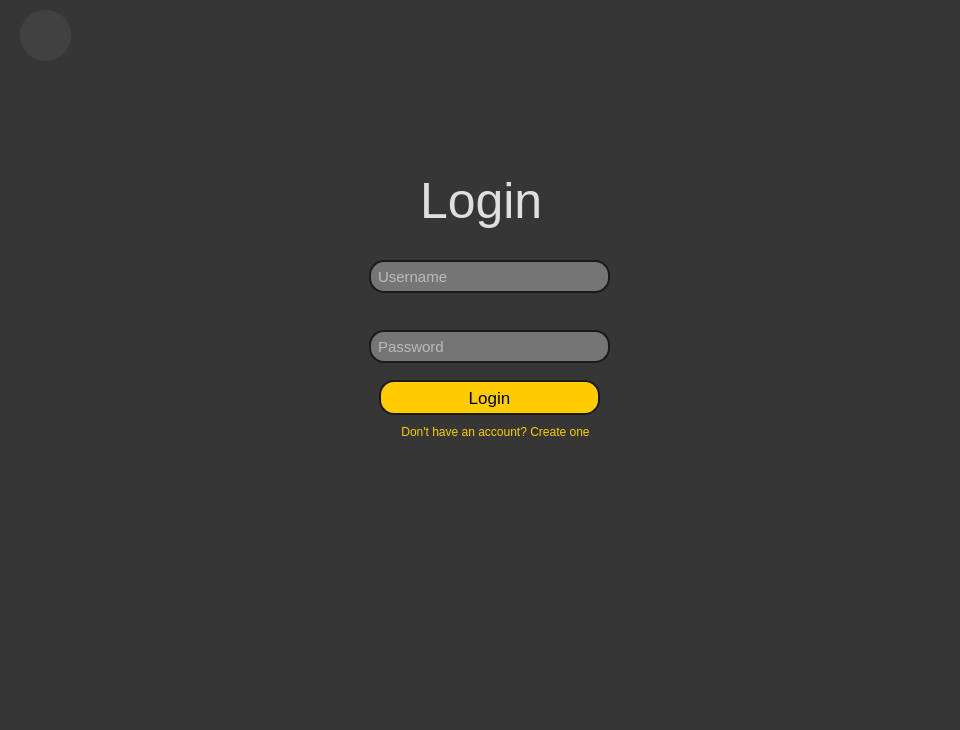
<?xml version="1.0" encoding="UTF-8"?>
<ui version="4.0">
 <class>Login</class>
 <widget class="QDialog" name="Login">
  <property name="geometry">
   <rect>
    <x>0</x>
    <y>0</y>
    <width>960</width>
    <height>730</height>
   </rect>
  </property>
  <property name="windowTitle">
   <string>Login</string>
  </property>
  <property name="styleSheet">
   <string notr="true">background-color: rgb(54, 54, 54);</string>
  </property>
  <widget class="QLabel" name="label">
   <property name="geometry">
    <rect>
     <x>420</x>
     <y>170</y>
     <width>121</width>
     <height>61</height>
    </rect>
   </property>
   <property name="styleSheet">
    <string notr="true">color: rgb(223, 223, 223);
font-size:50px;</string>
   </property>
   <property name="text">
    <string>Login</string>
   </property>
  </widget>
  <widget class="QLineEdit" name="username">
   <property name="geometry">
    <rect>
     <x>369</x>
     <y>260</y>
     <width>241</width>
     <height>33</height>
    </rect>
   </property>
   <property name="styleSheet">
    <string notr="true">padding:5px;
border:2px solid rgb(26, 26, 26);
border-radius:15px;
font-size:15px;
color: rgb(255, 255, 255);
background-color: rgb(117, 117, 117);</string>
   </property>
   <property name="inputMask">
    <string/>
   </property>
   <property name="text">
    <string/>
   </property>
   <property name="placeholderText">
    <string>Username</string>
   </property>
  </widget>
  <widget class="QLineEdit" name="password">
   <property name="geometry">
    <rect>
     <x>369</x>
     <y>330</y>
     <width>241</width>
     <height>33</height>
    </rect>
   </property>
   <property name="styleSheet">
    <string notr="true">padding:5px;
background-color: rgb(117, 117, 117);
color: rgb(255, 255, 255);
border:2px solid rgb(26, 26, 26);
border-radius:15px;
font-size:15px;</string>
   </property>
   <property name="echoMode">
    <enum>QLineEdit::Password</enum>
   </property>
   <property name="placeholderText">
    <string>Password</string>
   </property>
  </widget>
  <widget class="QPushButton" name="loginbutton">
   <property name="geometry">
    <rect>
     <x>379</x>
     <y>380</y>
     <width>221</width>
     <height>35</height>
    </rect>
   </property>
   <property name="styleSheet">
    <string notr="true">padding:5px;
border:2px solid rgb(26, 26, 26);
border-radius:15px;
font-size:17px;
background-color: rgb(255, 204, 0);</string>
   </property>
   <property name="text">
    <string>Login</string>
   </property>
   <property name="checkable">
    <bool>false</bool>
   </property>
  </widget>
  <widget class="QPushButton" name="createaccountbutton">
   <property name="geometry">
    <rect>
     <x>400</x>
     <y>420</y>
     <width>191</width>
     <height>23</height>
    </rect>
   </property>
   <property name="styleSheet">
    <string notr="true">color: rgb(254, 204, 0);
border:none;
</string>
   </property>
   <property name="text">
    <string>Don't have an account? Create one</string>
   </property>
  </widget>
  <widget class="QLabel" name="home_back_label">
   <property name="geometry">
    <rect>
     <x>20</x>
     <y>10</y>
     <width>51</width>
     <height>51</height>
    </rect>
   </property>
   <property name="styleSheet">
    <string notr="true">background-color: rgb(65, 65, 65);
border-radius:25px;
border:1px;

padding:3px;</string>
   </property>
   <property name="text">
    <string/>
   </property>
   <property name="textFormat">
    <enum>Qt::PlainText</enum>
   </property>
   <property name="pixmap">
    <pixmap>icons/home.png</pixmap>
   </property>
   <property name="scaledContents">
    <bool>true</bool>
   </property>
  </widget>
  <widget class="QPushButton" name="backbutton">
   <property name="geometry">
    <rect>
     <x>10</x>
     <y>10</y>
     <width>71</width>
     <height>51</height>
    </rect>
   </property>
   <property name="styleSheet">
    <string notr="true">border:1px;
background: transparent;</string>
   </property>
   <property name="text">
    <string/>
   </property>
  </widget>
  <zorder>home_back_label</zorder>
  <zorder>label</zorder>
  <zorder>username</zorder>
  <zorder>password</zorder>
  <zorder>loginbutton</zorder>
  <zorder>createaccountbutton</zorder>
  <zorder>backbutton</zorder>
 </widget>
 <resources/>
 <connections/>
</ui>
